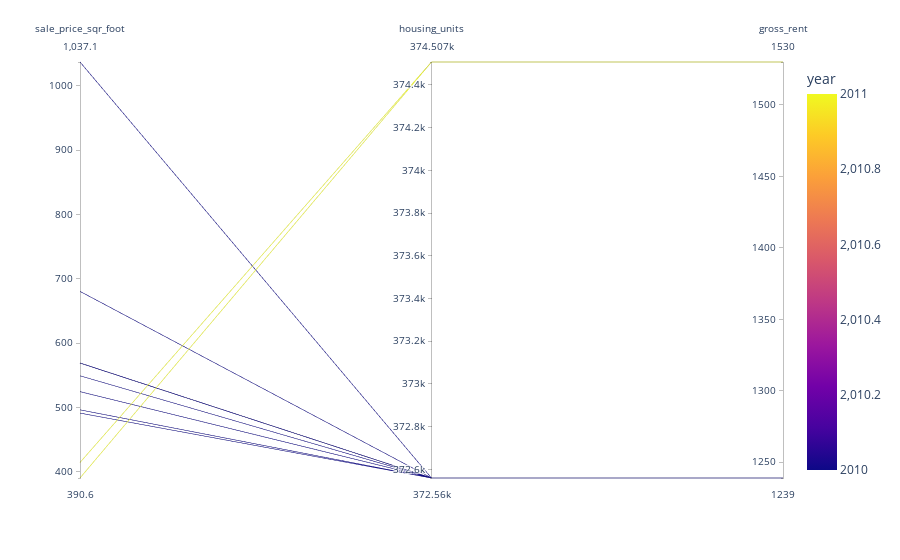

Here is the notebook cell this chart was saved with:
### Code cell
# parallel_coordinates()

### Figure 1 — Plotly figure (JSON) as saved in the notebook; plotly's stock layout.template omitted (floating-point values rounded to 4 significant figures)
{"data": [{"dimensions": [{"label": "sale_price_sqr_foot", "values": [569.4, 680.6, 496.5, 491.5, 549.4, 1037.0, 524.8, 569.2, 390.6, 414.7]}, {"label": "housing_units", "values": [372560, 372560, 372560, 372560, 372560, 372560, 372560, 372560, 374507, 374507]}, {"label": "gross_rent", "values": [1239, 1239, 1239, 1239, 1239, 1239, 1239, 1239, 1530, 1530]}], "domain": {"x": [0, 1], "y": [0, 1]}, "line": {"color": [2010, 2010, 2010, 2010, 2010, 2010, 2010, 2010, 2011, 2011], "coloraxis": "coloraxis"}, "name": "", "type": "parcoords"}], "layout": {"autosize": true, "coloraxis": {"colorbar": {"title": {"text": "year"}}, "colorscale": [[0, "#0d0887"], [0.1111, "#46039f"], [0.2222, "#7201a8"], [0.3333, "#9c179e"], [0.4444, "#bd3786"], [0.5556, "#d8576b"], [0.6667, "#ed7953"], [0.7778, "#fb9f3a"], [0.8889, "#fdca26"], [1, "#f0f921"]]}, "legend": {"tracegroupgap": 0}, "margin": {"t": 60}}}
